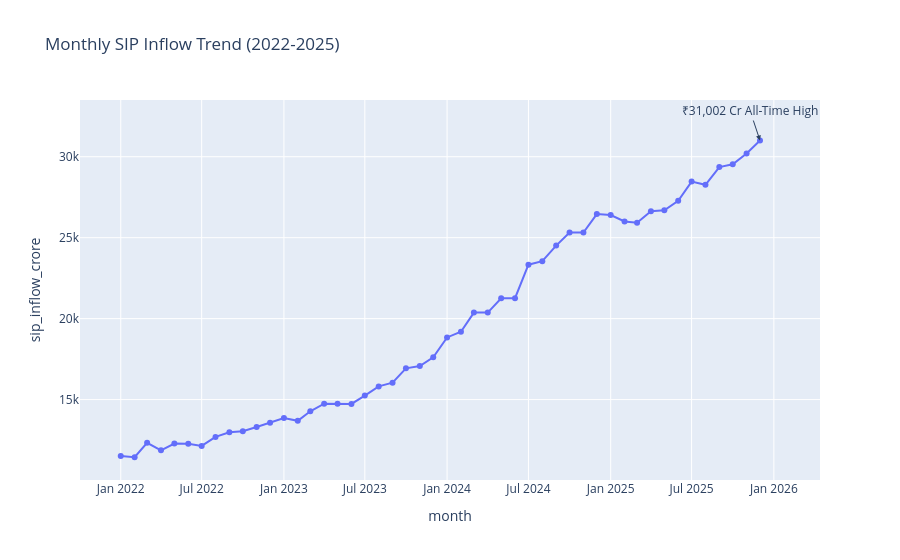

Here is the notebook cell this chart was saved with:
### Markdown cell above
### AUM Growth Analysis

SBI Mutual Fund maintained the highest Assets Under Management during the study period. Most fund houses showed steady growth in AUM between 2022 and 2025.

### Code cell
sip["month"] = pd.to_datetime(sip["month"])

fig = px.line(
    sip,
    x="month",
    y="sip_inflow_crore",
    markers=True,
    title="Monthly SIP Inflow Trend (2022-2025)"
)

fig.add_annotation(
    x="2025-12-01",
    y=31002,
    text="₹31,002 Cr All-Time High",
    showarrow=True,
    arrowhead=2
)

fig.show()

### Figure 1 — Plotly figure (JSON) as saved in the notebook; plotly's stock layout.template omitted (floating-point values rounded to 4 significant figures)
{"data": [{"hovertemplate": "month=%{x}<br>sip_inflow_crore=%{y}<extra></extra>", "legendgroup": "", "line": {"color": "#636efa", "dash": "solid"}, "marker": {"symbol": "circle"}, "mode": "lines+markers", "name": "", "orientation": "v", "showlegend": false, "type": "scatter", "x": ["2022-01-01T00:00:00", "2022-02-01T00:00:00", "2022-03-01T00:00:00", "2022-04-01T00:00:00", "2022-05-01T00:00:00", "2022-06-01T00:00:00", "2022-07-01T00:00:00", "2022-08-01T00:00:00", "2022-09-01T00:00:00", "2022-10-01T00:00:00", "2022-11-01T00:00:00", "2022-12-01T00:00:00", "2023-01-01T00:00:00", "2023-02-01T00:00:00", "2023-03-01T00:00:00", "2023-04-01T00:00:00", "2023-05-01T00:00:00", "2023-06-01T00:00:00", "2023-07-01T00:00:00", "2023-08-01T00:00:00", "2023-09-01T00:00:00", "2023-10-01T00:00:00", "2023-11-01T00:00:00", "2023-12-01T00:00:00", "2024-01-01T00:00:00", "2024-02-01T00:00:00", "2024-03-01T00:00:00", "2024-04-01T00:00:00", "2024-05-01T00:00:00", "2024-06-01T00:00:00", "2024-07-01T00:00:00", "2024-08-01T00:00:00", "2024-09-01T00:00:00", "2024-10-01T00:00:00", "2024-11-01T00:00:00", "2024-12-01T00:00:00", "2025-01-01T00:00:00", "2025-02-01T00:00:00", "2025-03-01T00:00:00", "2025-04-01T00:00:00", "2025-05-01T00:00:00", "2025-06-01T00:00:00", "2025-07-01T00:00:00", "2025-08-01T00:00:00", "2025-09-01T00:00:00", "2025-10-01T00:00:00", "2025-11-01T00:00:00", "2025-12-01T00:00:00"], "xaxis": "x", "y": [11517, 11438, 12328, 11863, 12286, 12276, 12140, 12694, 12976, 13040, 13306, 13573, 13856, 13687, 14276, 14749, 14749, 14734, 15245, 15814, 16042, 16928, 17073, 17610, 18838, 19187, 20371, 20371, 21262, 21262, 23332, 23547, 24509, 25323, 25320, 26459, 26400, 25999, 25926, 26632, 26688, 27274, 28464, 28265, 29361, 29529, 30200, 31002], "yaxis": "y"}], "layout": {"annotations": [{"arrowhead": 2, "showarrow": true, "text": "₹31,002 Cr All-Time High", "x": "2025-12-01", "y": 31002}], "legend": {"tracegroupgap": 0}, "title": {"text": "Monthly SIP Inflow Trend (2022-2025)"}, "xaxis": {"anchor": "y", "domain": [0, 1], "title": {"text": "month"}}, "yaxis": {"anchor": "x", "domain": [0, 1], "title": {"text": "sip_inflow_crore"}}}}
